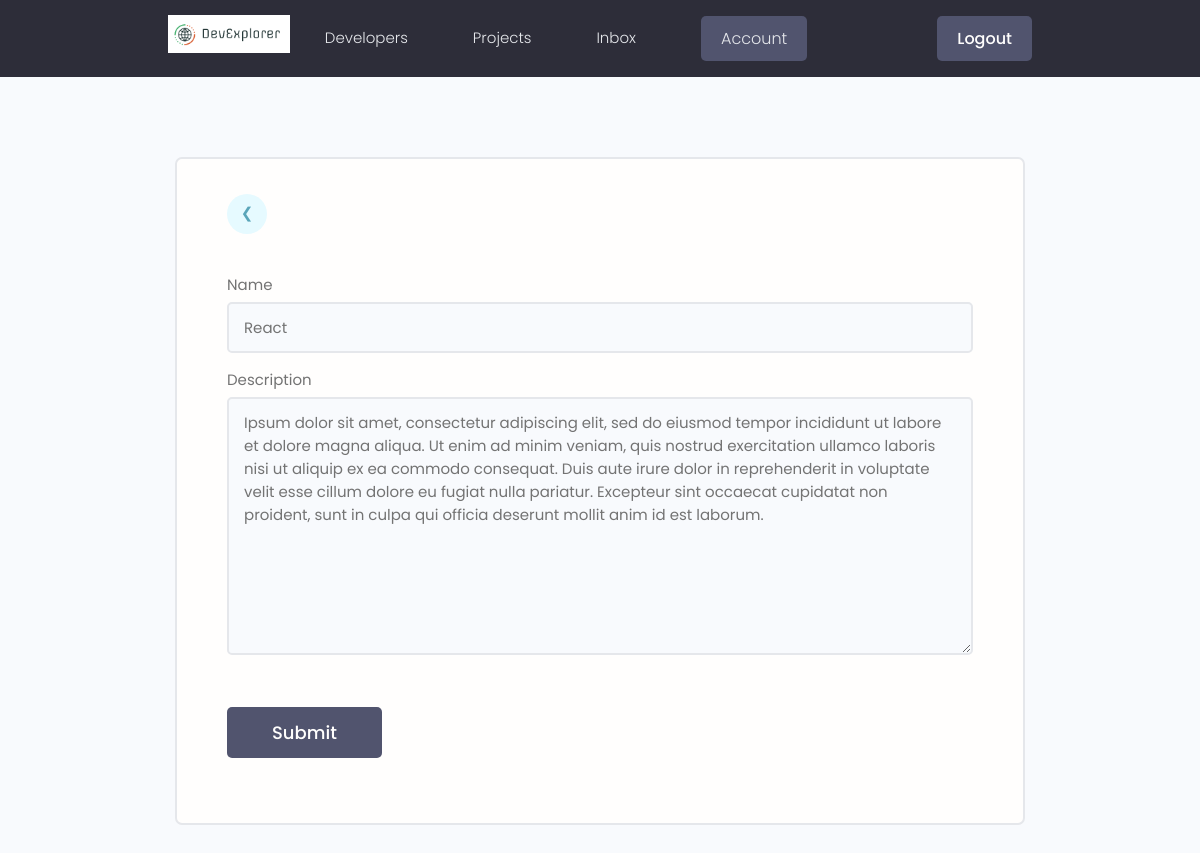
The app's page /update-skill/92da2698-f89e-4409-a976-2f6071027a38/ (signed in), older data.
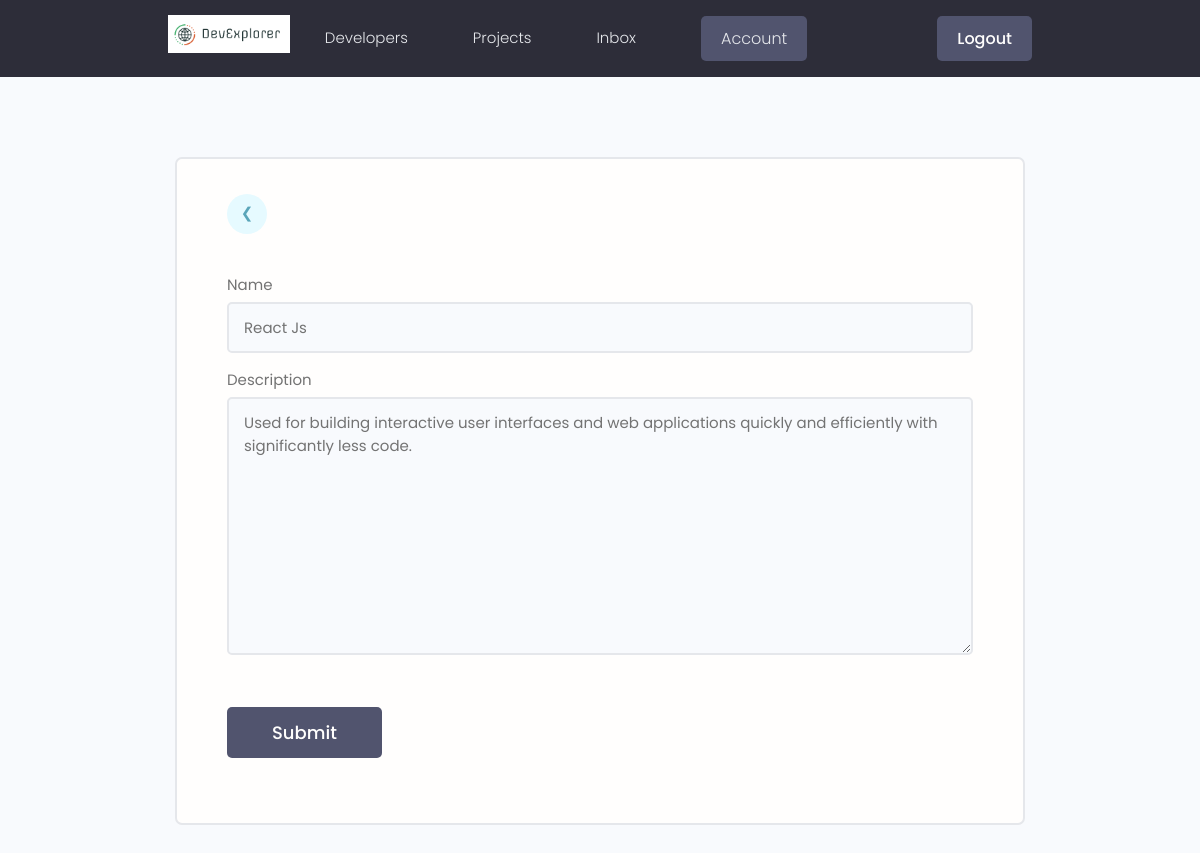
The same page, newer data.
### users/models.py (models this page shows, shortened)
class Skill(models.Model):
    owner = models.ForeignKey(
        Profile, on_delete=models.CASCADE, null=True, blank=True)
    name = models.CharField(max_length=200, blank=True, null=True)
    description = models.TextField(blank=True, null=True)
    created = models.DateTimeField(auto_now_add=True)
    id = models.UUIDField(default=uuid.uuid4, unique=True,
                          primary_key=True, editable=False)

### users/views.py (the view)
# urls.py: path('update-skill/<str:pk>/', views.updateSkill, name="update-skill"),
@login_required(login_url='login')
def updateSkill(request, pk):
    profile = request.user.profile
    skill = profile.skill_set.get(id=pk)
    form = SkillForm(instance=skill)
    if request.method == 'POST':
        form = SkillForm(request.POST, instance=skill)
        if form.is_valid():
            form.save()
            messages.success(request, 'Skill was updated successfully!')
            return redirect('account')
    context = {'form': form}
    return render(request, 'users/skill_form.html', context)

### users/forms.py
class SkillForm(ModelForm):
    class Meta:
        model = Skill
        fields = '__all__'
        exclude = ['owner']
    def __init__(self, *args, **kwargs):
        super(SkillForm, self).__init__(*args, **kwargs)
        for name, field in self.fields.items():
            field.widget.attrs.update({'class': 'input'})

### users/templates/users/skill_form.html (shortened to what this page needs)
{% extends 'main.html' %} {% block content %}
<main class="formPage my-xl">
  <div class="content-box">
    <div class="formWrapper">
      <a class="backButton" href="{% url 'account' %}">&#10094;</a>
      <br>
      <form class="form" method="POST" action="">
        {% for field in form %}
        <div class="form__field">
          <label for="formInput#text">{{field.label}}</label>
          {{field}}
        </div>
        {% endfor %}
        <input class="btn btn--sub btn--lg  my-md" type="submit" value="Submit" />
      </form>
    </div>
  </div>
</main>
{% endblock %}

Row changes from the older to the newer data that the page shows:
changed Skill: name "React" → "React Js"; description "Ipsum dolor sit amet, consectetur adipiscing elit, sed do eiusmod tempor incididunt ut labore et dolore magna aliqua. Ut enim ad minim veniam, quis nostrud exercitation ullamco laboris nisi ut aliquip ex ea commodo consequat. Duis aute irure dolor in reprehenderit in voluptate velit esse cillum dolore eu fugiat nulla pariatur. Excepteur sint occaecat cupidatat non proident, sunt in culpa qui officia deserunt mollit anim id est laborum." → "Used for building interactive user interfaces and web applications quickly and efficiently with significantly less code."
